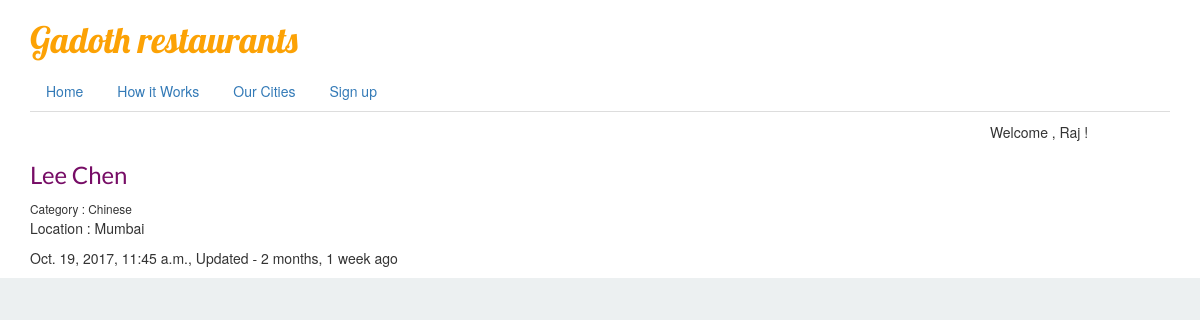
/restaurants/lee-chen/, run on the app's committed database.
### restaurants/models.py (models this page shows, shortened)
class restaurantLocations(models.Model):
    name        = models.CharField(max_length=120)
    location    = models.CharField(max_length=120,null=True,blank=True)
    category    = models.CharField(max_length=120,null=True,blank=True)
    created     = models.DateTimeField(auto_now_add=True,blank=True)
    modified    = models.DateTimeField(auto_now=True)
    slug        = models.SlugField(null=True,blank=True)

### restaurants/views.py (the view)
# urls.py: url(r'^restaurants/(?P<slug>[\w-]+)/$', restaurantDetailview.as_view()),
class restaurantDetailview(DetailView):
    queryset = restaurantLocations.objects.all()
    template_name = 'restaurants/restaurants_detail.html'

### restaurants/templates/restaurants/restaurants_detail.html (shortened to what this page needs)
{% extends 'base.html' %}
{% block page %}
<h3> {{ object.name }} </h3>
<small> Category : {{ object.category }} </small>
<p>Location : {{ object.location }}</p>
<p>{{ object.created }}, Updated - {{ object.modified | timesince }} ago </p>
{% endblock %}

### static/css/style.css (style rules this page uses)
html { background-color: #ecf0f1; }
h3 { color: #770d66; font-family: 'Lato'; }

### data on the page
restaurantLocations: name "Lee Chen", category "Chinese", location "Mumbai", created "Oct. 19, 2017, 11:45 a.m.", modified "2 months, 1 week"

### other printed values
{{ greetings }} "Welcome"
{{ person|default:"friend" }} "Raj"
